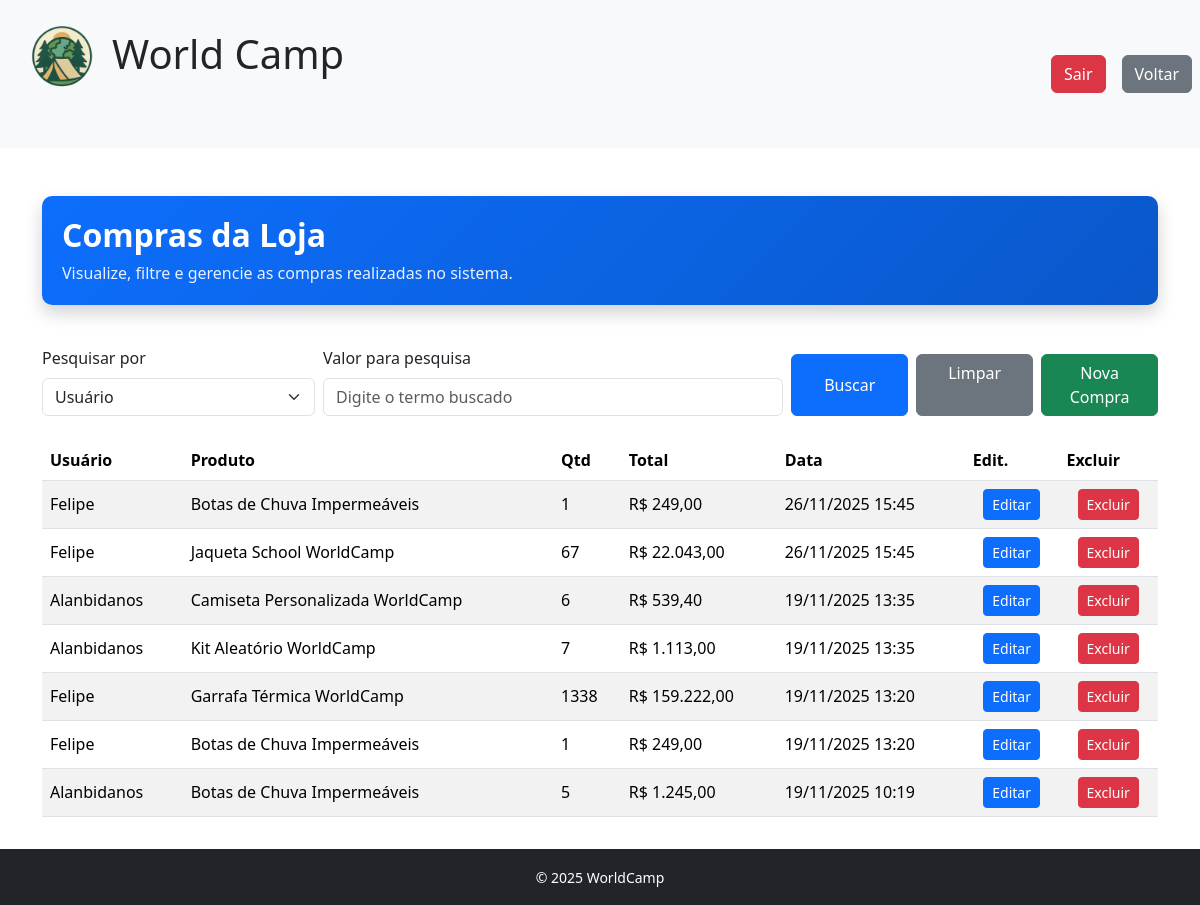
The app's page /telas/loja/lojaList.php (signed in), older data.
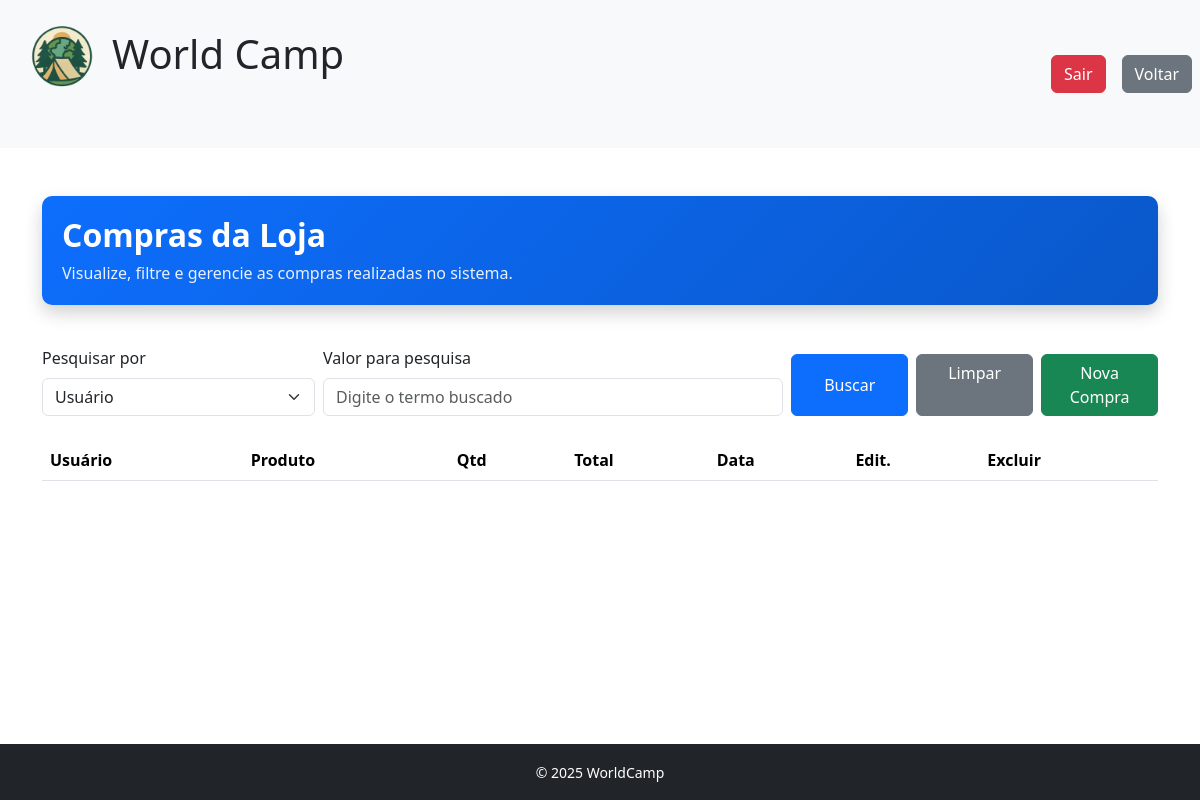
The same page, newer data.
### tables this page shows
CREATE TABLE IF NOT EXISTS `compras_realizadas` (
  `id` int NOT NULL AUTO_INCREMENT,
  `nome_usuario` varchar(50) NOT NULL DEFAULT '',
  `produtos_json` text NOT NULL,
  `data_compra` datetime DEFAULT CURRENT_TIMESTAMP,
  PRIMARY KEY (`id`)
);

### database/db.class.php (called while the page is built, shortened)
<?php
class db
{
    private $host = "localhost";
    private $user = "root";
    private $password = "";
    private $port = "3306";
    private $dbname = "WorldCamp";
    public function conn()
    {
        try {
            $conn = new PDO(
                "mysql:host=$this->host;dbname=$this->dbname;port=$this->port",
                $this->user,
                $this->password,
                [
                    PDO::ATTR_ERRMODE => PDO::ERRMODE_EXCEPTION,
                    PDO::MYSQL_ATTR_INIT_COMMAND => "SET NAMES utf8"
                ]
            );
            return $conn;
        } catch (PDOException $e) {
            echo "Erro: " . $e->getMessage();
            exit;
        }
    }
public function getComprasFiltradas($post)
{
    return $this->getCompras();
}
    public function getCompras()
    {
        $conn = $this->conn();
        $sql = "SELECT * FROM compras_realizadas ORDER BY data_compra DESC";
        $st = $conn->prepare($sql);
        $st->execute();
        $comprasBD = $st->fetchAll(PDO::FETCH_ASSOC);
        $compras = [];
        foreach ($comprasBD as $c) {
            $compras[] = [
                'id'           => $c['id'],
                'nome_usuario' => $c['nome_usuario'],
                'data'         => $c['data_compra'],
                'itens'        => json_decode($c['produtos_json'], true)
            ];
        }
        return $compras;
    }
}
?>

### telas/loja/lojaList.php (the view, shortened to what the changed rows need)
<?php
include '../../database/db.class.php';
$db = new db();
$db->checkLogin();
include '../../header.php';
$db->processarUpdateCompra();
$db->processarExclusaoCompra();
$compras = $db->getComprasFiltradas($_POST);
?>
<div class="container my-4">
    <div class="hero-compras">
        <h2>Compras da Loja</h2>
    </div>
    <div class="mb-5 table-responsive">
        <table class="table table-striped table-hover table-reservas align-middle">
            <thead>
            <tr>
                <th>Usuário</th>
                <th>Produto</th>
                <th>Qtd</th>
                <th>Total</th>
                <th>Data</th>
                <th>Edit.</th>
                <th>Excluir</th>
            </tr>
            </thead>
            <tbody>
            <?php foreach ($compras as $c): ?>
                <?php foreach ($c['itens'] as $i => $item): ?>
                    <tr>
                        <form method="POST">
                            <td><?= $c['nome_usuario'] ?></td>
                            <td><?= $item['nome'] ?></td>
                            <td>
                                <?php if (isset($_GET['editar']) && $_GET['editar'] == $c['id'] && $_GET['item'] == $i): ?>
                                    <input type="number" name="quantidade" class="form-control" value="<?= $item['quantidade'] ?>">
                                    <input type="hidden" name="itemIndex" value="<?= $i ?>">
                                <?php else: ?>
                                    <?= $item['quantidade'] ?>
                                <?php endif; ?>
                            </td>
                            <td>R$ <?= number_format($item['preco'] * $item['quantidade'], 2, ",", ".") ?></td>
                            <td><?= date("d/m/Y H:i", strtotime($c['data'])) ?></td>
                            <td class="text-center">
                                <?php if (isset($_GET['editar']) && $_GET['editar'] == $c['id'] && $_GET['item'] == $i): ?>
                                    <input type="hidden" name="id" value="<?= $c['id'] ?>">
                                    <button name="salvar" class="btn btn-success btn-sm">Salvar</button>
                                    <a href="lojaList.php" class="btn btn-secondary btn-sm">Cancelar</a>
                                <?php else: ?>
                                    <a href="lojaList.php?editar=<?= $c['id'] ?>&item=<?= $i ?>" class="btn btn-primary btn-sm">Editar</a>
                                <?php endif; ?>
                            </td>
                            <td class="text-center">
                                <a href="lojaList.php?excluir=<?= $c['id'] ?>"
                                   onclick="return confirm('Excluir compra inteira?')"
                                   class="btn btn-danger btn-sm">
                                    Excluir
                                </a>
                            </td>
                        </form>
                    </tr>
                <?php endforeach; ?>
            <?php endforeach; ?>
            </tbody>
        </table>
    </div>
</div>
<?php include '../../footer.php'; ?>

Row changes from the older to the newer data that the page shows:
removed compras_realizadas: nome_usuario "Felipe", nome "Botas de Chuva Impermeáveis", quantidade "1", quantidade "249,00", data_compra "26/11/2025 15:45", nome "Jaqueta School WorldCamp", quantidade "67", quantidade "22.043,00", shown under "Compras da Loja"
removed compras_realizadas: nome_usuario "Alanbidanos", nome "Camiseta Personalizada WorldCamp", quantidade "6", quantidade "539,40", data_compra "19/11/2025 13:35", nome "Kit Aleatório WorldCamp", quantidade "7", quantidade "1.113,00", shown under "Compras da Loja"
removed compras_realizadas: nome_usuario "Felipe", nome "Garrafa Térmica WorldCamp", quantidade "1338", quantidade "159.222,00", data_compra "19/11/2025 13:20", nome "Botas de Chuva Impermeáveis", quantidade "1", quantidade "249,00", shown under "Compras da Loja"
removed compras_realizadas: nome_usuario "Alanbidanos", nome "Botas de Chuva Impermeáveis", quantidade "5", quantidade "1.245,00", data_compra "19/11/2025 10:19"
